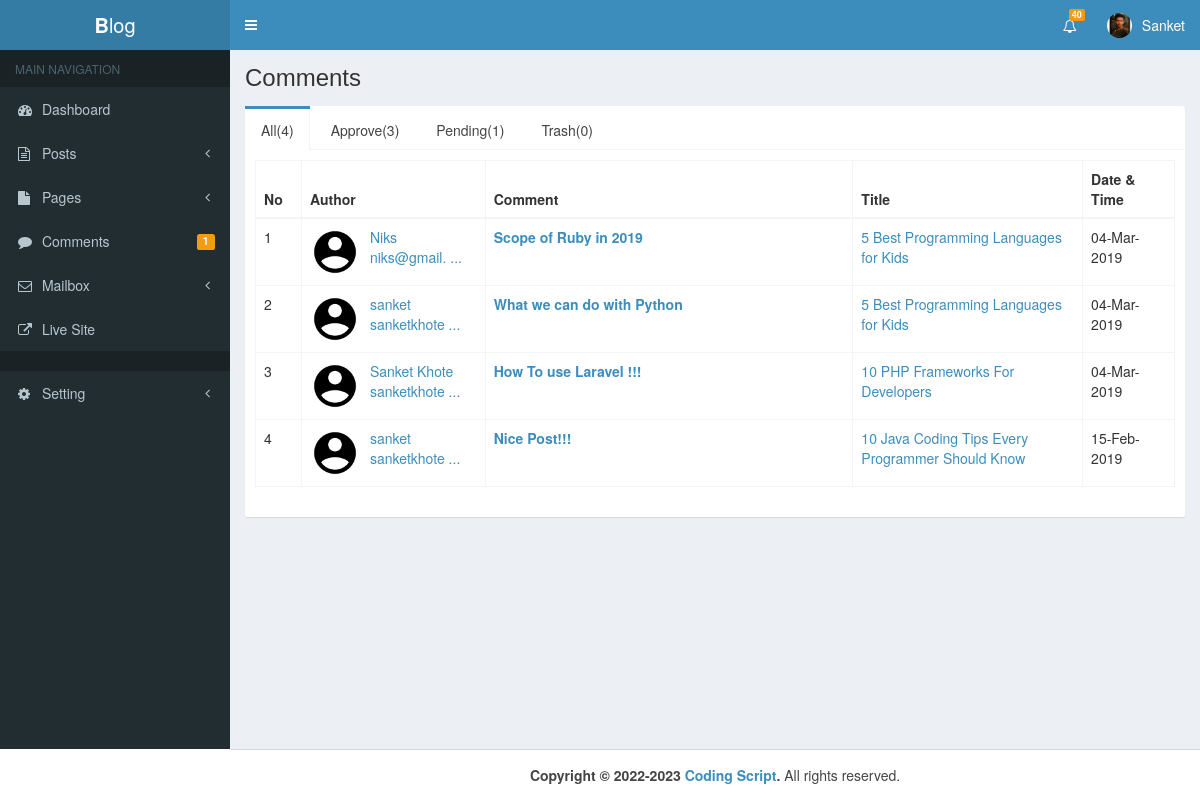
/admin/comment.php (signed in), run on the app's committed database.
### tables this page shows
CREATE TABLE `user` (
  `id` int(11) NOT NULL,
  `username` varchar(100) NOT NULL,
  `email` varchar(100) NOT NULL,
  `website` varchar(100) NOT NULL,
  `fname` varchar(100) NOT NULL,
  `lname` varchar(100) NOT NULL,
  `bio` mediumtext NOT NULL,
  `detail` varchar(500) NOT NULL,
  `password` varchar(100) NOT NULL,
  `img` varchar(1000) NOT NULL,
  `registered_date` varchar(100) NOT NULL
);

CREATE TABLE `comments` (
  `id` int(11) NOT NULL,
  `name` varchar(100) NOT NULL,
  `email` varchar(100) NOT NULL,
  `comment` varchar(500) NOT NULL,
  `date` varchar(100) NOT NULL,
  `comment_status` varchar(50) NOT NULL,
  `post_id` int(11) NOT NULL
);

CREATE TABLE `posts` (
  `id` int(11) NOT NULL,
  `date` varchar(50) NOT NULL,
  `title` varchar(200) NOT NULL,
  `category` varchar(100) NOT NULL,
  `author` varchar(100) NOT NULL,
  `img` varchar(200) NOT NULL,
  `post` longtext NOT NULL,
  `sampleText` varchar(200) NOT NULL,
  `post_status` varchar(50) NOT NULL,
  `type` varchar(50) NOT NULL,
  `comment_count` int(11) NOT NULL,
  `post_view` int(11) NOT NULL,
  `unique_visitor` int(11) NOT NULL,
  `category_id` int(11) NOT NULL
);

### admin/comment.php (the view, shortened to what this page needs)
<?php
include "header.php"
?>
<?php
$all = "SELECT * FROM comments WHERE Comment_status NOT IN ('trash')";
$result = mysqli_query($con,$all);
$TotalComment = mysqli_num_rows($result);
$approve = "SELECT * FROM comments WHERE Comment_status = 'approve'";
$result = mysqli_query($con,$approve);
$ApproveComment = mysqli_num_rows($result);
$trash = "SELECT * FROM comments WHERE Comment_status = 'trash'";
$result = mysqli_query($con,$trash);
$TrashComment = mysqli_num_rows($result);
 ?>
<body class="hold-transition skin-blue sidebar-mini">
<div class="wrapper">
  <?php include "nav.php" ?>
  <?php include "sidebar.php" ?>
  <div class="content-wrapper">
    <section class="content-header">
      <h1>Comments</h1>
    </section>
    <section class="content">
      <div class="row">
       <div class="col-md-12">
         <div class="nav-tabs-custom">
           <ul class="nav nav-tabs">
             <li class="active"><a href="#tab_1" data-toggle="tab"><?php echo "All($TotalComment)"; ?></a></li>
             <li><a href="#tab_2" data-toggle="tab"><?php echo "Approve($ApproveComment)"; ?></a></li>
             <li><a href="#tab_3" data-toggle="tab"><?php echo "Pending($PendingComment)"; ?></a></li>
             <li><a href="#tab_4" data-toggle="tab"><?php echo "Trash($TrashComment)"; ?></a></a></li>
           </ul>
           <div class="tab-content">
             <div class="tab-pane active" id="tab_1">
               <table class="table table-bordered table-hover">
                 <thead>
                   <tr>
                     <th>No</th>
                     <th style="width:20%">Author</th>
                     <th style="width:40%">Comment</th>
                     <th style="width:25%">Title</th>
                     <th style="width:10%">Date & Time</th>
                   </tr>
                 </thead>
                 <tbody>
                  <?php
                  $sr = 0;
                  $con = new mysqli("localhost","root","","blog");
                  $sql = "SELECT c.id,c.name,c.email,c.comment,c.comment_status,c.date,p.title FROM comments AS c INNER JOIN posts AS p ON c.post_id = p.id WHERE comment_status NOT IN ('trash') ORDER BY id DESC";                    $result = mysqli_query($con,$sql);
                    while ($row = mysqli_fetch_array($result)) {
                      $id = $row['id'];
                      $title = $row['title'];
                      $name = $row['name'];
                      $comment = $row['comment'];
                      $date = $row['date'];
                      $email = $row['email'];
                      $sr++;
                   ?>
                  <tr>
                    <td><?php echo "$sr"; ?></td>
                    <td>
                      <img class="img-circle pull-left" src="upload/user.png" style="margin-right: 10px; width:50px;">
                      <div class="">
                        <a style="margin-top:5px;" href="#"><?php echo "$name"; ?></a><br>
                        <a href="#">
                          <?php
                            if (strlen($email)>11) {$email = substr($email,0,11);}
                            echo "$email ...";
                           ?>
                        </a>
                      </div>
                    </td>
                    <td class="titleHover">
                    <a>
                       <b>
                        <?php echo $comment; ?>
                      </b><br>
                    </a>
                    </td>
                    <td><a href="../post.php?p=<?php echo "$id"; ?>&Preview=true" target="_blank"><?php echo "$title"; ?></a></td>
                    <td>
                      <?php
                        if (strlen($date)>11) {$date = substr($date,0,11);}
                        echo $date
                      ?>
                    </td>
                    </tr>
                    <?php
                      }
                    ?>
                  </tbody>
                </table>
             </div>
          </div>
        </div>
      </div>
    </div>
  </div>
</div>
  <?php include "footer.php" ?>
</body>

### admin/nav.php (shortened to what this page needs)
<?php
$con = new mysqli("localhost","root","","blog");
$i = $_SESSION['User_Id'];
$sql = "SELECT * FROM user WHERE id = '$i'";
$result = mysqli_query($con,$sql);
$row = mysqli_fetch_array($result);
$user = $row['username'];
$img = $row['img'];
 ?>
<header class="main-header">
  <a href="index.php" class="logo">
    <span class="logo-lg"><b>B</b>log</span>
  </a>
  <nav class="navbar navbar-static-top">
      <a href="#" class="sidebar-toggle" data-toggle="push-menu" role="button">
      </a>
      <div class="navbar-custom-menu">
        <ul class="nav navbar-nav">
          <li class="dropdown notifications-menu">
           <a href="#" class="dropdown-toggle" data-toggle="dropdown">
             <i class="fa fa-bell-o"></i>
             <span class="label label-warning">40</span>
           </a>
         </li>
          <li class="dropdown user user-menu">
            <a href="#" class="dropdown-toggle" data-toggle="dropdown">
              <?php if (!empty($img)): ?>
                <img src="upload/<?php echo "$img"; ?>" class="user-image" alt="User Image">
              <?php endif; ?>
              <span class="hidden-xs"><?php echo "$user"; ?></span>
            </a>
          </li>
        </ul>
      </div>
    </nav>
</header>

### admin/assets/css/main.css (style rules this page uses)
body { min-height: 100vh; }
.img-circle { object-fit: cover; }

### data on the page
user: img (placeholder picture), username "Sanket"
comments: name "Niks", email "niks@gmail.", comment "Scope of Ruby in 2019", post.title "5 Best Programming Languages for Kids", date "04-Mar-2019"
comments: name "sanket", email "sanketkhote", comment "What we can do with Python", post.title "5 Best Programming Languages for Kids", date "04-Mar-2019"
comments: name "Sanket Khote", email "sanketkhote", comment "How To use Laravel !!!", post.title "10 PHP Frameworks For Developers", date "04-Mar-2019"
comments: name "sanket", email "sanketkhote", comment "Nice Post!!!", post.title "10 Java Coding Tips Every Programmer Should Know", date "15-Feb-2019"

### other printed values
$PendingComment "1"
$TotalComment "4"
$ApproveComment "3"
$TrashComment "0"
